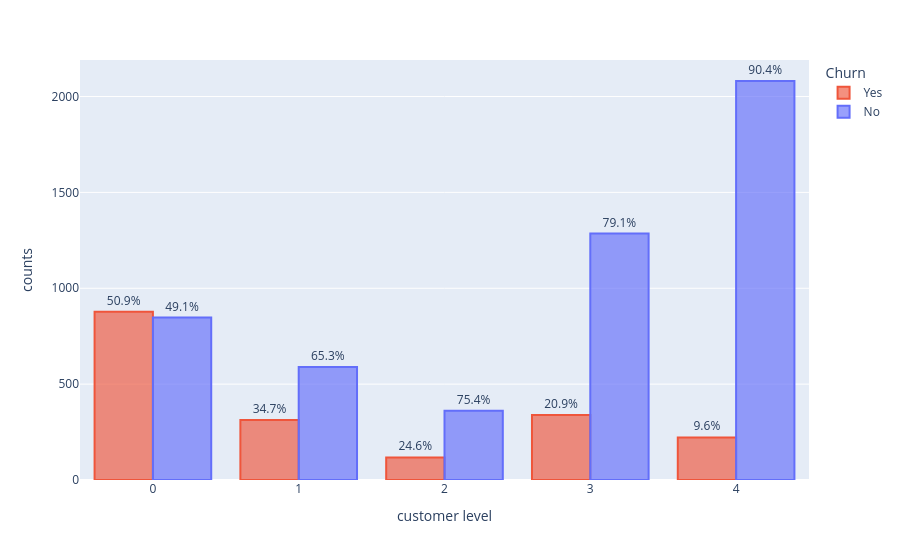

The notebook cell this image was saved under:
### Code cell
fig = px.bar(df_grouped, x="customer level", y="counts",color="Churn", text="percent", category_orders={"Churn":["Yes","No"]}, barmode="group")
fig.update_traces(textposition='outside')
fig.update_traces(marker_color="rgba(99, 110, 250, 0.65)", marker_line_color="rgb(99, 110, 250)",marker_line_width=2, selector=dict(name='No'))
fig.update_traces(marker_color="rgba(239, 85, 59, 0.65)", marker_line_color="rgb(239, 85, 59)",marker_line_width=2, selector=dict(name='Yes'))
fig.show()

### Figure 1 — Plotly figure (JSON) as saved in the notebook; plotly's stock layout.template omitted (floating-point values rounded to 4 significant figures)
{"data": [{"alignmentgroup": "True", "hovertemplate": "Churn=Yes<br>customer level=%{x}<br>counts=%{y}<br>percent=%{text}<extra></extra>", "legendgroup": "Yes", "marker": {"color": "rgba(239, 85, 59, 0.65)", "line": {"color": "rgb(239, 85, 59)", "width": 2}, "pattern": {"shape": ""}}, "name": "Yes", "offsetgroup": "Yes", "orientation": "v", "showlegend": true, "text": ["50.9%", "34.7%", "24.6%", "20.9%", "9.6%"], "textposition": "outside", "type": "bar", "x": [0, 1, 2, 3, 4], "xaxis": "x", "y": [877, 313, 118, 339, 222], "yaxis": "y"}, {"alignmentgroup": "True", "hovertemplate": "Churn=No<br>customer level=%{x}<br>counts=%{y}<br>percent=%{text}<extra></extra>", "legendgroup": "No", "marker": {"color": "rgba(99, 110, 250, 0.65)", "line": {"color": "rgb(99, 110, 250)", "width": 2}, "pattern": {"shape": ""}}, "name": "No", "offsetgroup": "No", "orientation": "v", "showlegend": true, "text": ["49.1%", "65.3%", "75.4%", "79.1%", "90.4%"], "textposition": "outside", "type": "bar", "x": [0, 1, 2, 3, 4], "xaxis": "x", "y": [847, 589, 361, 1285, 2081], "yaxis": "y"}], "layout": {"barmode": "group", "legend": {"title": {"text": "Churn"}, "tracegroupgap": 0}, "margin": {"t": 60}, "xaxis": {"anchor": "y", "domain": [0, 1], "title": {"text": "customer level"}}, "yaxis": {"anchor": "x", "domain": [0, 1], "title": {"text": "counts"}}}}
